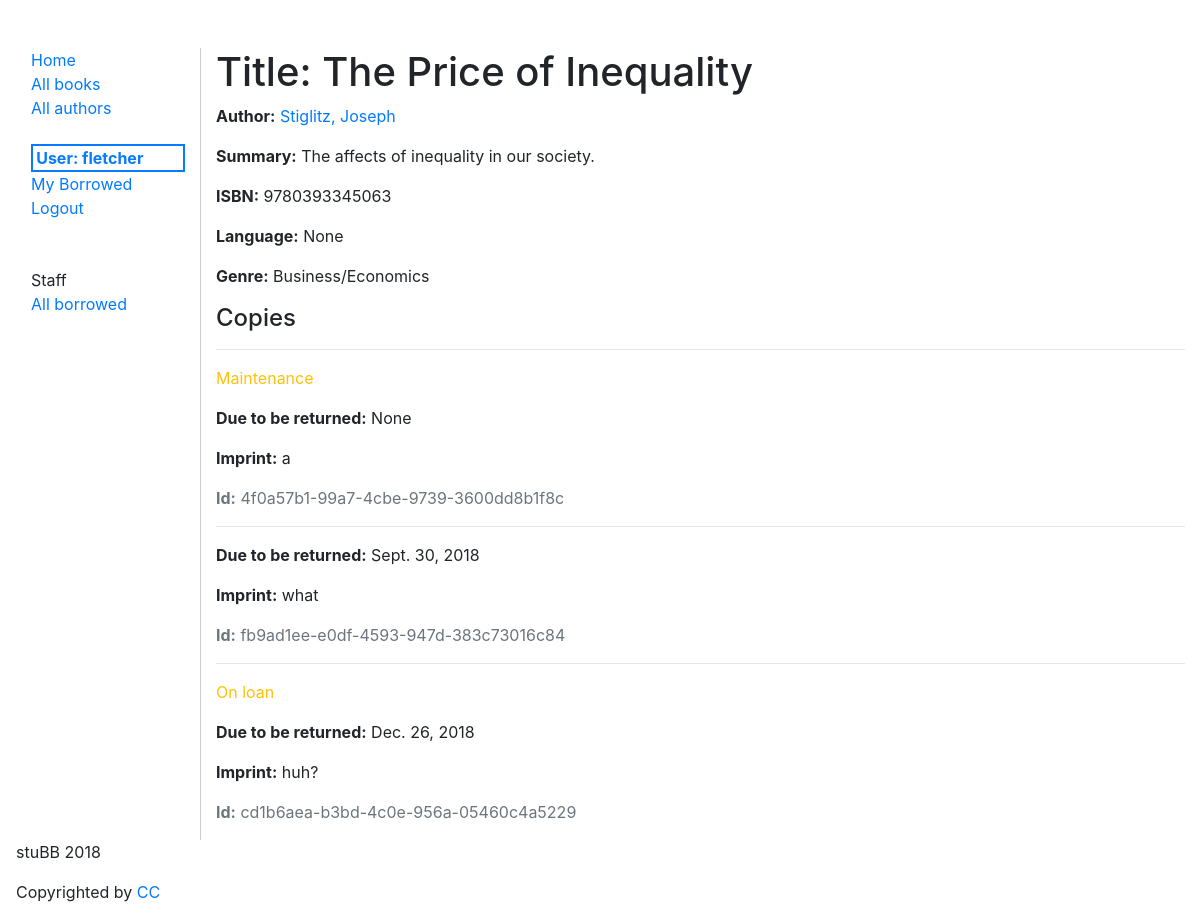
The page /catalog/book/1 (signed in) on the database as committed earlier.
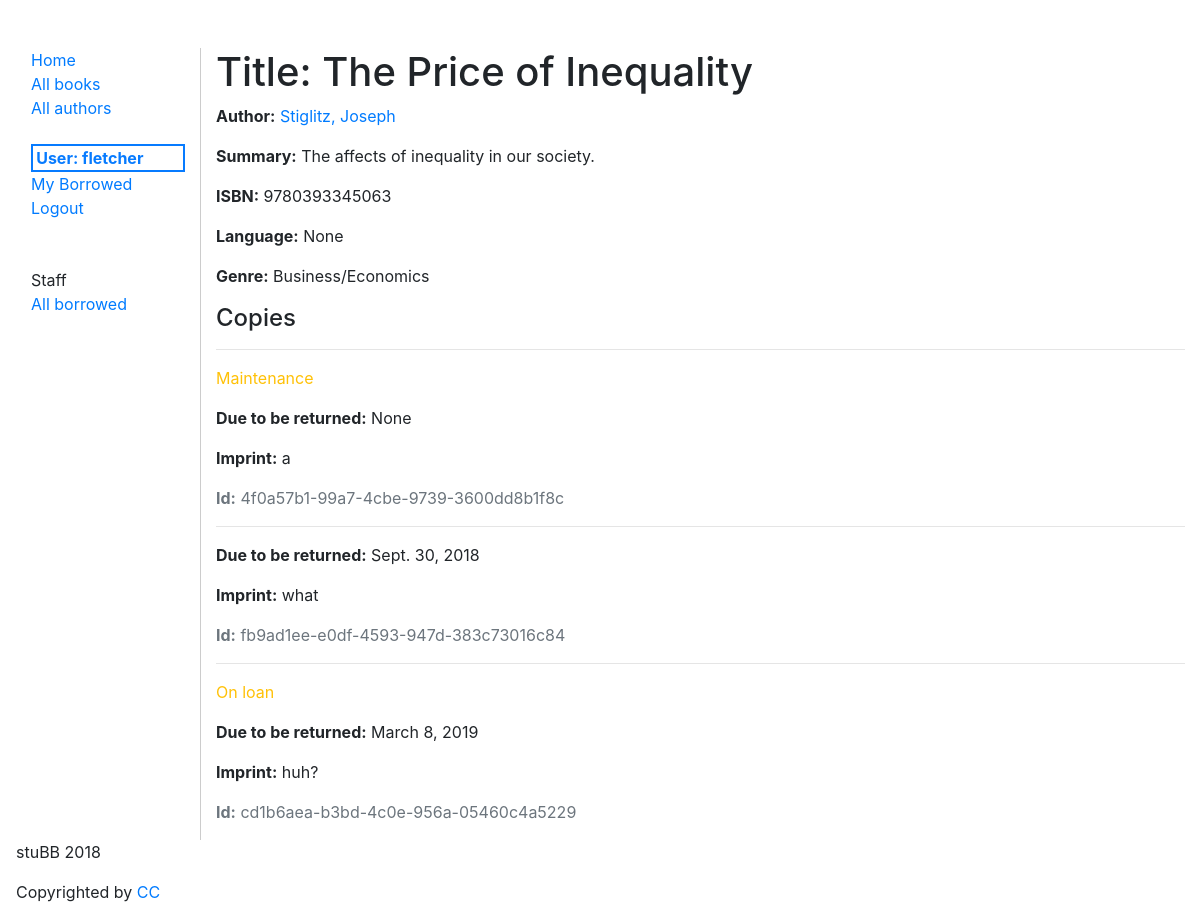
The same page on the database as committed later.
### catalog/models.py (models this page shows, shortened)
class BookInstance(models.Model):
  id = models.UUIDField(primary_key=True, default=uuid.uuid4,
                        help_text="Unique ID for this particular book across whole library")
  book = models.ForeignKey('Book', on_delete=models.SET_NULL, null=True)
  imprint = models.CharField(max_length=200)
  due_back = models.DateField(null=True, blank=True)
  borrower = models.ForeignKey(User, on_delete=models.SET_NULL, null=True, blank=True)
  LOAN_STATUS = (
    ('d', 'Maintenance'),
    ('o', 'On loan'),
    ('a', 'Available'),
    ('r', 'Reserved'),
  )
  status = models.CharField(max_length=1, choices=LOAN_STATUS, blank=True, default='d', help_text='Book availability')
  class Meta:
    ordering = ["due_back"]
    permissions = (("can_mark_returned", "Set book as returned"),)

### catalog/views.py (the view)
# urls.py: path('book/<int:pk>', views.BookDetailView.as_view(), name='book-detail'),
class BookDetailView(LoginRequiredMixin, generic.DetailView):
  model = Book

### catalog/models.py (called while the page is built)
  def __str__(self):
    return self.name

  def __str__(self):
    return '{0}, {1}'.format(self.last_name, self.first_name)

### templates/catalog/book_detail.html (shortened to what this page needs)
{% extends 'catalog/base.html' %}
{% block content %}
  <h1>Title: {{ book.title }}</h1>
  <p><strong>Author:</strong> <a href="{% url 'author-detail' book.author.pk %}">{{ book.author }}</a>
  <p><strong>Summary:</strong> {{ book.summary }}</p>
  <p><strong>ISBN:</strong> {{ book.isbn }}</p>
  <p><strong>Language:</strong> {{ book.language }}</p>
  <p><strong>Genre:</strong> {% for genre in book.genre.all %} {{ genre }}{% if not forloop.last %}, {% endif %}{% endfor %}</p>
  <div>
    <h4>Copies</h4>
    {% for copy in book.bookinstance_set.all %}
      <hr>
      <p class="{% if copy.status == 'a' %}text-success{% elif copy.status == 'm' %}text-danger{% else %}text-warning{% endif %}">{{ copy.get_status_display }}</p>
      {% if copy.status != 'a' %}
        <p><strong>Due to be returned:</strong> {{copy.due_back}}</p>
      {% endif %}
      <p><strong>Imprint:</strong> {{copy.imprint}}</p>
      <p class="text-muted"><strong>Id:</strong> {{copy.id}}</p>
    {% endfor %}
  </div>
{% endblock %}

Rows that differ between the two databases and show on the page:
changed BookInstance "On loan": due_back "Dec. 26, 2018" → "March 8, 2019"
